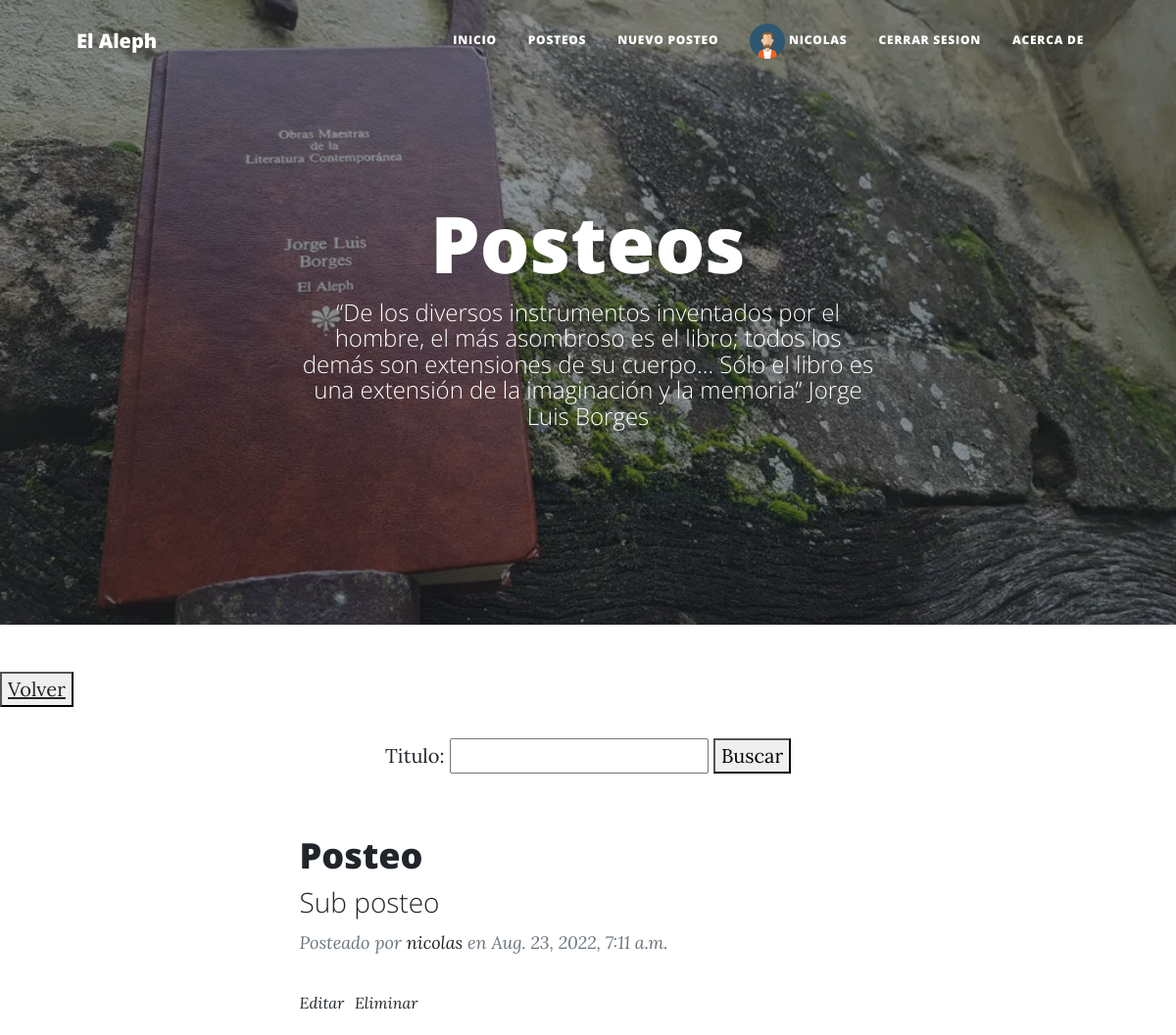
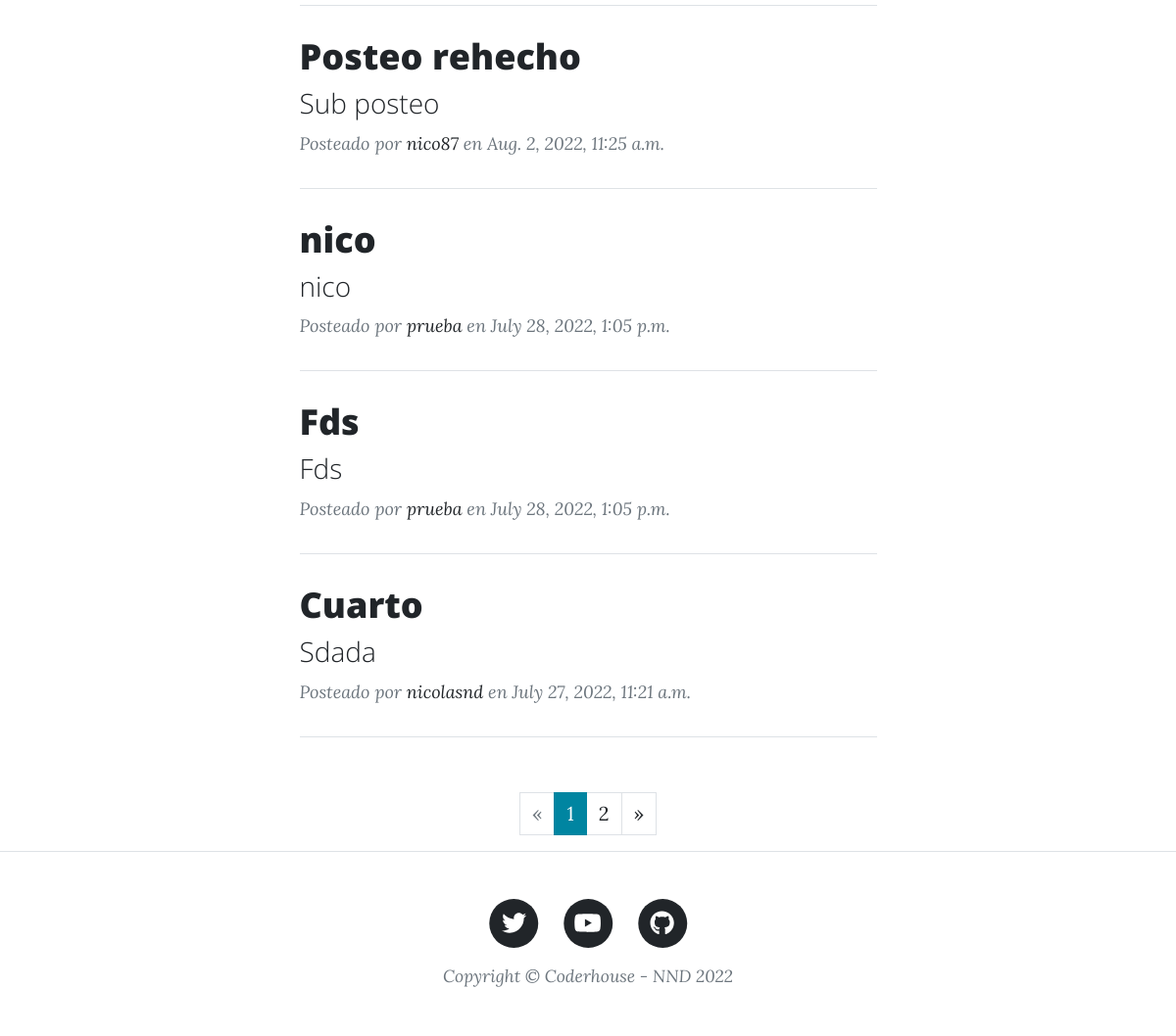
The app's page /blog/listado_posteos/ (signed in), older data (2 pictures, top to bottom).
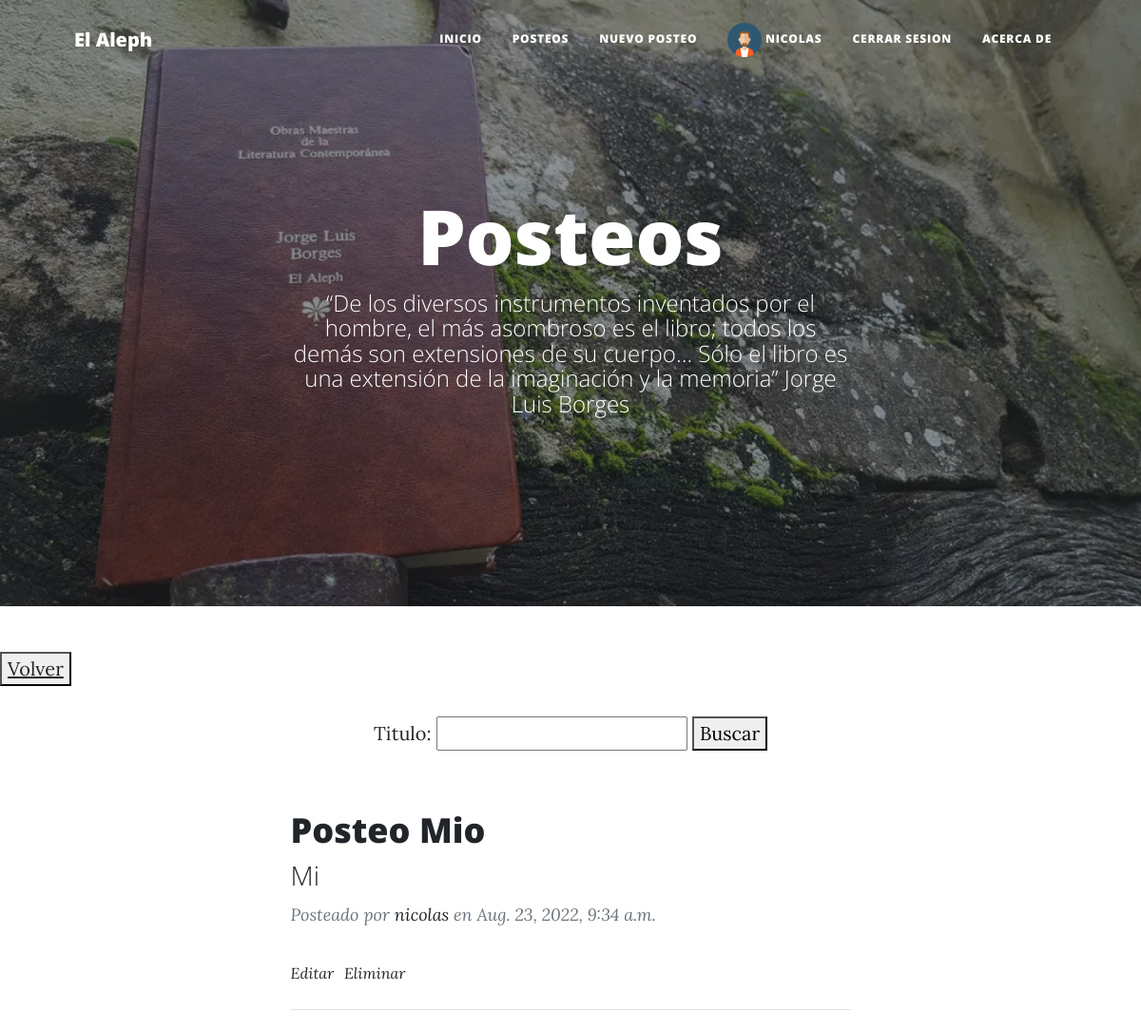
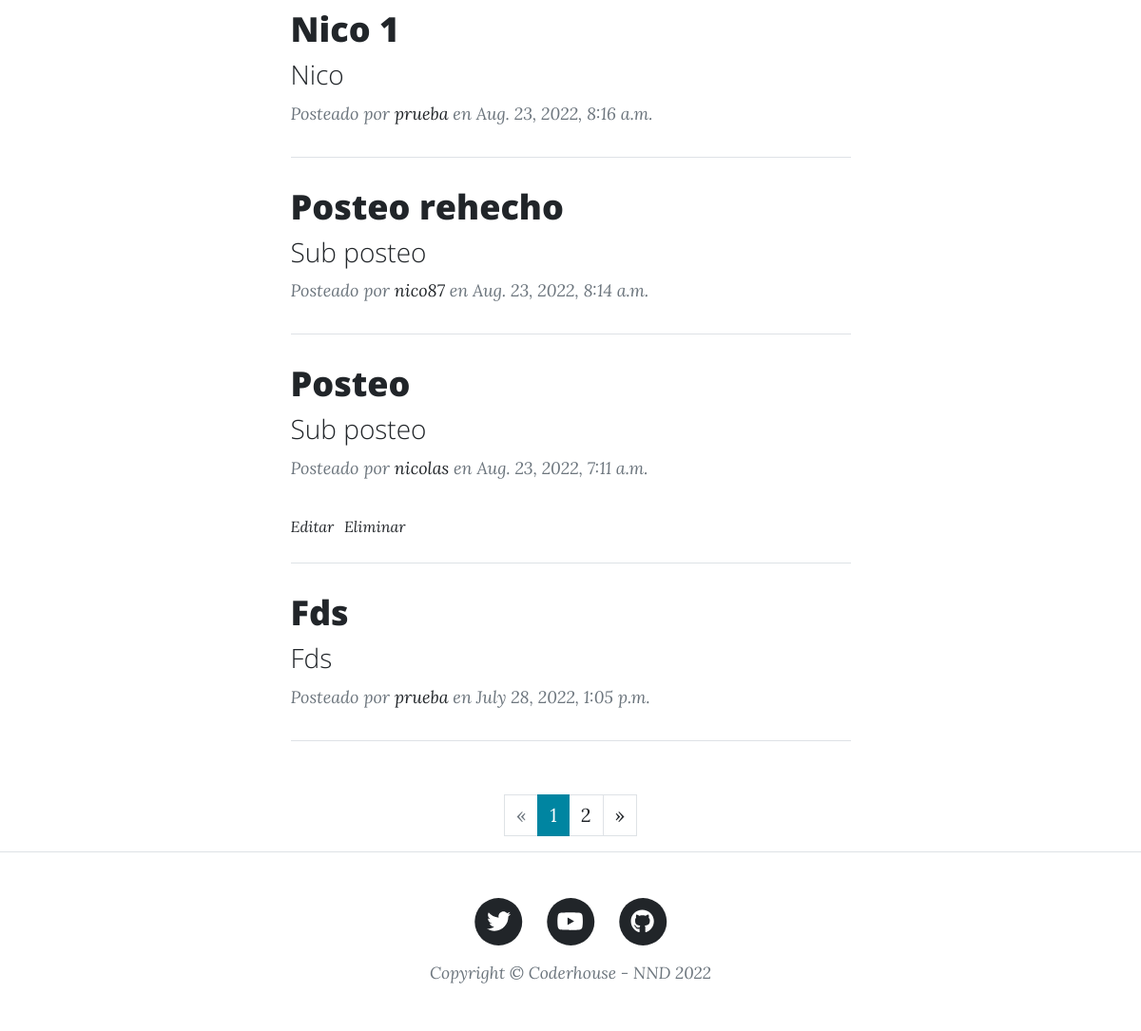
The same page, newer data (2 pictures, top to bottom).
### accounts/models.py (models this page shows, shortened)
class MasDatosUsuario(models.Model):
    user = models.OneToOneField(User, on_delete=models.CASCADE)
    avatar = models.ImageField(upload_to='avatares', null=True, blank=True)
    descripcion = RichTextField()
    link = models.CharField(max_length=30)

### blog/models.py (models this page shows, shortened)
class Posteo(models.Model):
    titulo = models.CharField(max_length=30)
    subtitulo = models.CharField(max_length=30)
    contenido = RichTextField(null=True)
    autor = models.CharField(max_length=30)
    fecha_creacion = models.DateTimeField(null=True)
    imagen = models.ImageField(upload_to='posteos', blank=True)

### blog/views.py (the view)
# urls.py: path('listado_posteos/', ListadoPosteos.as_view(), name= "listado_posteos"),
class ListadoPosteos(ListView):
    model = Posteo
    template_name = 'blog/listado_posteos.html'
    paginate_by = 5
    def get_queryset(self):
        titulo = self.request.GET.get("titulo", "")
        if titulo:
            object_list = self.model.objects.filter(titulo__icontains=titulo).order_by('-fecha_creacion')
        else:
            object_list = self.model.objects.all().order_by('-fecha_creacion')
        return object_list
    def get_context_data(self, **kwargs):
        context = super().get_context_data(**kwargs)
        context["form"] = BusquedaPosteo()
        return context

### blog/forms.py
class BusquedaPosteo(forms.Form):
    titulo = forms.CharField(max_length=30, required=False)

### templates/blog/listado_posteos.html (shortened to what this page needs)
{% extends 'base.html' %}
{% block header %}
{% load static %}
<header class="masthead" style="background-image: url({% static 'inicio/assets/img/aleph.jpg' %})">
    <div class="container position-relative px-4 px-lg-5">
        <div class="row gx-4 gx-lg-5 justify-content-center">
            <div class="col-md-10 col-lg-8 col-xl-7">
                <div class="page-heading">
                    <h1>Posteos</h1>
                    <span class="subheading">“De los diversos instrumentos inventados por el hombre, el más asombroso es el libro; todos los demás son extensiones de su cuerpo… Sólo el libro es una extensión de la imaginación y la memoria” Jorge Luis Borges</span>
                </div>
            </div>
        </div>
    </div>
</header>
{% endblock header %}
{% block despues_del_header %}
<p>
    <button>
        <a href={% url 'index' %}>Volver</a>
    </button>
</p>
<p>
    <center>
        <form action={% url 'listado_posteos' %}>
            {{form}}
            <button>Buscar</button>
    </center>
</p>
<p>
    <div class="container px-4 px-lg-5">
        <div class="row gx-4 gx-lg-5 justify-content-center">
            <div class="col-md-10 col-lg-8 col-xl-7">
                {% if object_list %}
                    {% for posteo in object_list %}
                        <div class="post-preview">
                            <a href={% url 'posteo' posteo.id%}>
                                <h2 class="post-title">{{posteo.titulo}}</h2>
                                <h3 class="post-subtitle">{{posteo.subtitulo}}</h3>
                            <p class="post-meta">
                                Posteado por
                                <a href={% url 'perfil' %}>{{posteo.autor}}</a>
                                en {{posteo.fecha_creacion}}
                            </p>
                        </div>
                        {% if request.user.is_authenticated %}
                        {% if posteo.autor == request.user.username %}
                        <font size=3><i><a href={% url 'editar_posteo' posteo.id %}> Editar</a></font></i>&nbsp
                        <font size=3><i><a href={% url 'eliminar_posteo' posteo.id %}>Eliminar</a></font></i>
                        {% endif %}
                        {% endif %}
                        <hr class="my-4" />
                    {% endfor %}
                </div>
            </div>
        </div>
            {% else %}
            <p> <b>
                No se encontraron datos.
            </b>
            {% endif %}
</p>
{% if is_paginated %}
  <nav aria-label="Page navigation">
    <ul class="pagination justify-content-center">
      {% if page_obj.has_previous %}
        <li class="page-item ">
          <a class="page-link" href="?page={{ page_obj.previous_page_number }}">&laquo;</a>
        </li>
      {% else %}
        <li class="page-item disabled">
          <a class="page-link" href="#" tabindex="-1">&laquo;</a>
        </li>
      {% endif %}
      {% for i in paginator.page_range %}
        <li class="page-item {% if page_obj.number == i %}active{% endif %}">
          <a class="page-link" href="?page={{ i }}">{{ i }}</a>
        </li>
      {% endfor %}
      {% if page_obj.has_next %}
        <li class="page-item ">
          <a class="page-link" href="?page={{ page_obj.next_page_number }}">&raquo;</a>
        </li>
      {% else %}
        <li class="page-item disabled">
          <a class="page-link" href="#" tabindex="-1">&raquo;</a>
        </li>
      {% endif %}
    </ul>
  </nav>
{% endif %}
{% endblock despues_del_header %}

### templates/base.html (shortened to what this page needs)
<!DOCTYPE html>
<html lang="en">
    <head>
        {% load static %}
        <link href={% static 'inicio/css/styles.css' %} rel="stylesheet" />
    </head>
    <body>
        <nav class="navbar navbar-expand-lg navbar-light" id="mainNav">
            <div class="container px-4 px-lg-5">
                <a class="navbar-brand" href={% url 'index' %}>El Aleph</a>
                <div class="collapse navbar-collapse" id="navbarResponsive">
                    <ul class="navbar-nav ms-auto py-4 py-lg-0">
                        <li class="nav-item"><a class="nav-link px-lg-3 py-3 py-lg-4" href={% url 'index' %}>Inicio</a></li>
                        <li class="nav-item"><a class="nav-link px-lg-3 py-3 py-lg-4" href={% url 'listado_posteos' %}>Posteos</a></li>
                        {% if request.user.is_authenticated %}
                        <li class="nav-item"><a class="nav-link px-lg-3 py-3 py-lg-4" href={% url 'crear_posteo' %}>Nuevo posteo</a></li>
                        <li class="nav-item"><a class="nav-link px-lg-3 py-3 py-lg-3" href={% url 'perfil' %}>
                            {% if request.user.masdatosusuario.avatar %}
                            <img src={{request.user.masdatosusuario.avatar.url}} alt="" height=36>
                            {% endif %}
                            {{request.user.username}}</a></li>
                        <li class="nav-item"><a class="nav-link px-lg-3 py-3 py-lg-4" href={% url 'logout' %}>Cerrar sesion</a></li>
                        {% else %}
                        <li class="nav-item"><a class="nav-link px-lg-3 py-3 py-lg-4" href={% url 'login' %}>Acceder</a></li>
                        <li class="nav-item"><a class="nav-link px-lg-3 py-3 py-lg-4" href={% url 'registro' %}>Registro</a></li>
                        {% endif %}
                        <li class="nav-item"><a class="nav-link px-lg-3 py-3 py-lg-4" href={% url 'about' %}>Acerca de</a></li>
                    </ul>
                </div>
            </div>
        </nav>
        {% block header %}{% endblock header %}
        {% block despues_del_header %}
        {% endblock despues_del_header %}
        <footer class="border-top">
            <div class="container px-4 px-lg-5">
                <div class="row gx-4 gx-lg-5 justify-content-center">
                    <div class="col-md-10 col-lg-8 col-xl-7">
                        <ul class="list-inline text-center">
                            <li class="list-inline-item">
                                <a href="https://www.twitter.com/borgesjorgel" target='_blanck'>
                                    <span class="fa-stack fa-lg">
                                        <i class="fas fa-circle fa-stack-2x"></i>
                                        <i class="fab fa-twitter fa-stack-1x fa-inverse"></i>
                                    </span>
                                </a>
                            </li>
                            <li class="list-inline-item">
                                <a href="https://www.loom.com/share/ca1421abc4db42a29c6f21ea4a510e68" target='_blanck'>
                                    <span class="fa-stack fa-lg">
                                        <i class="fas fa-circle fa-stack-2x"></i>
                                        <i class="fab fa-youtube fa-stack-1x fa-inverse"></i>
                                    </span>
                                </a>
                            </li>
                            <li class="list-inline-item">
                                <a href="https://github.com/niconievadumas/ProyectoFinal-NievaDumas" target='_blanck'>
                                    <span class="fa-stack fa-lg">
                                        <i class="fas fa-circle fa-stack-2x"></i>
                                        <i class="fab fa-github fa-stack-1x fa-inverse"></i>
                                    </span>
                                </a>
                            </li>
                        </ul>
                        <div class="small text-center text-muted fst-italic">Copyright &copy; Coderhouse - NND 2022</div>
                    </div>
                </div>
            </div>
        </footer>
    </body>
</html>

Row changes from the older to the newer data that the page shows:
no longer on this page (row unchanged): Posteo: titulo "Cuarto", subtitulo "Sdada", autor "nicolasnd", fecha_creacion "July 27, 2022, 11:21 a.m."
added Posteo: titulo "Posteo Mio", subtitulo "Mi", autor "nicolas", fecha_creacion "Aug. 23, 2022, 9:34 a.m.", shows "Editar"
changed Posteo: titulo "nico" → "Nico 1"; subtitulo "nico" → "Nico"; fecha_creacion "July 28, 2022, 1:05 p.m." → "Aug. 23, 2022, 8:16 a.m."; moves up the list
changed Posteo "Posteo rehecho": fecha_creacion "Aug. 2, 2022, 11:25 a.m." → "Aug. 23, 2022, 8:14 a.m."; moves down the list
